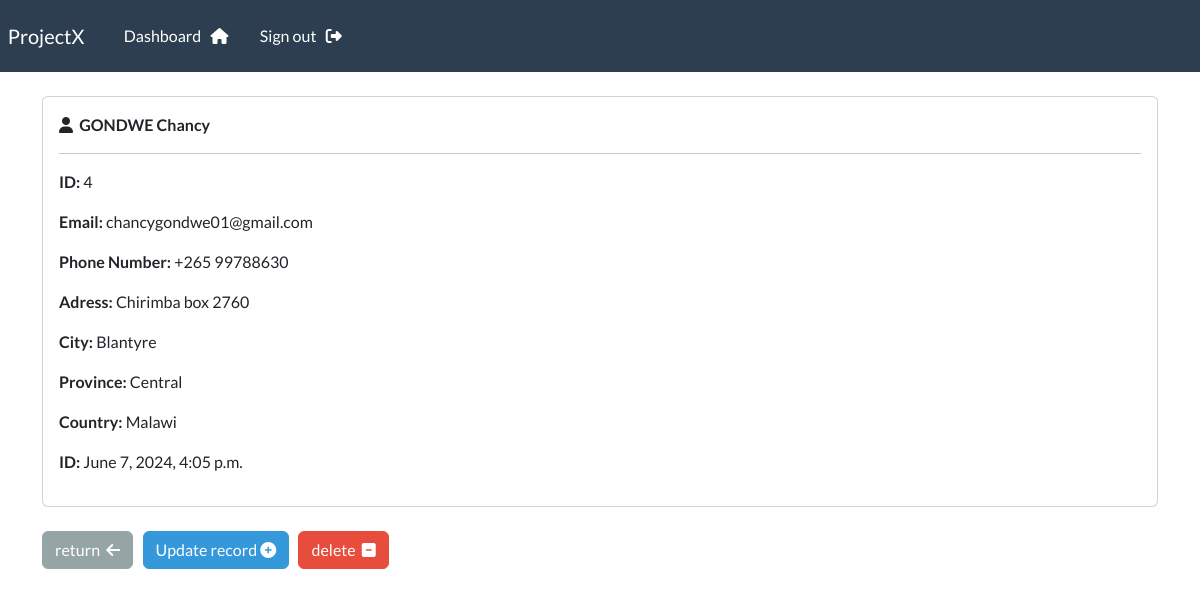
The app's page /record/4 (signed in) with its own data.
### webapp/models.py (models this page shows, shortened)
class Record(models.Model):
     creation_date = models.DateTimeField(auto_now_add=True)
     first_name = models.CharField(max_length=255)
     last_name = models.CharField(max_length=255)
     email = models.CharField(max_length=255)
     phone = models.CharField(max_length=255)
     address = models.CharField(max_length=255)
     city = models.CharField(max_length=255)
     province = models.CharField(max_length=255)
     country = models.CharField(max_length=255)

### webapp/views.py (the view)
# urls.py: path('record/<int:pk>', views.singular_record, name="record"),
@login_required(login_url='my-login')
def singular_record(request, pk):
    all_records = Record.objects.get(id=pk)
    context = {'record':all_records}
    return render(request, 'webapp/view-record.html', context=context)

### webapp/templates/webapp/view-record.html (shortened to what this page needs)
{% extends "webapp/base.html" %} {% block content %}
<div class="card">
  <div class="card-body">
    <i class="fa-solid fa-user"></i>&nbsp;
    <strong> {{record.last_name|upper}} {{record.first_name}} </strong>
    <hr />
    <p><strong> ID:</strong> {{record.id}}</p>
    <p><strong> Email:</strong> {{record.email}}</p>
    <p><strong> Phone Number:</strong> {{record.phone}}</p>
    <p><strong> Adress:</strong> {{record.address}}</p>
    <p><strong> City:</strong> {{record.city}}</p>
    <p><strong> Province:</strong> {{record.province}}</p>
    <p><strong> Country:</strong> {{record.country}}</p>
    <p><strong> ID:</strong> {{record.creation_date}}</p>
  </div>
</div>
<br />
<a href="{% url 'dashboard' %}" class="btn btn-secondary">
  return &nbsp;<i class="fa-solid fa-arrow-left"></i
></a>
<a href="{% url 'update-record' record.id %}" class="btn btn-info">
  Update record&nbsp;<i class="fa-solid fa-circle-plus"></i
></a>
<a href="{% url 'delete-record'  record.id%}" class="btn btn-danger">
  delete &nbsp;<i class="fa-solid fa-square-minus"></i
></a>
{% endblock %}

### records on screen
Record: last_name "GONDWE", first_name "Chancy", id "4", email "chancygondwe01@gmail.com", phone "+265 99788630", address "Chirimba box 2760", city "Blantyre", province "Central", country "Malawi", creation_date "June 7, 2024, 4:05 p.m."
